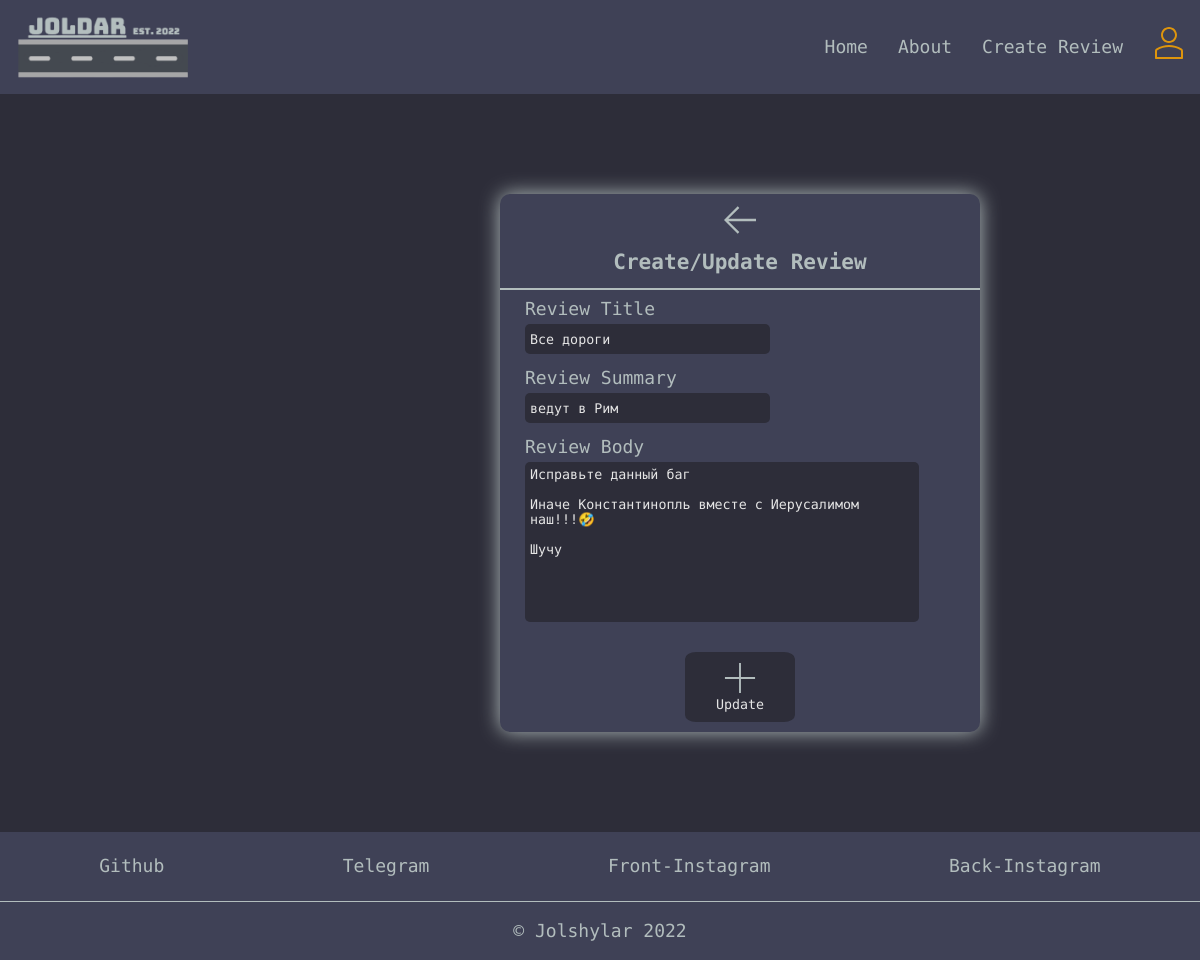
Page /update-review/17/ (signed in) on the committed database.
### base/models.py (models this page shows, shortened)
class Review(models.Model):
    title = models.CharField(max_length=200)
    summary = models.CharField(max_length=200)
    body = models.TextField()
    author = models.ForeignKey(User, on_delete=models.CASCADE)
    created = models.DateTimeField(auto_now_add=True)
    updated = models.DateTimeField(auto_now=True)
    class Meta:
        ordering = ['-updated', '-created']

### base/views.py (the view)
# urls.py: path('update-review/<str:pk>/', views.update_review, name='update-review'),
@login_required(login_url='login')
def update_review(request, pk):
    state = 'Update'
    review = Review.objects.get(id=pk)
    form = ReviewForm(instance=review)
    if request.user != review.author:
        return HttpResponse('You are not allowed here!')
    if request.method == 'POST':
        review.title = request.POST.get('title')
        review.summary = request.POST.get('summary')
        review.body = request.POST.get('body')
        review.save()
        return redirect('home')
    context = {'form': form, 'review': review, 'state': state}
    return render(request, 'base/review_form.html', context)

### base/forms.py
class ReviewForm(ModelForm):
    class Meta:
        model = Review
        fields = '__all__'
        exclude = ['author']

### base/templates/base/review_form.html (shortened to what this page needs)
{% extends 'base.html' %}
{% load static %}
{% block content %}
<main class="create-review layout">
  <div class="container">
    <div class="layout__boxer">
      <div class="layout__boxHeader">
        <div class="layout__reviewBoxTitle">
          <a href="{% url 'home' %}">
            <img src="{% static 'images/icons/arrow-left.svg' %}" />
          </a>
          <h3>Create/Update Review</h3>
        </div>
      </div>
      <div class="layout__body">
        <form class="form" action="" method="post">
          <div class="form__group">
            <label for="review_title">Review Title</label>
            {{form.title}}
          </div>
          <div class="form__group">
            <label for="review_summary">Review Summary</label>
            {{form.summary}}
          </div>
          <div class="form__group">
            <label for="review_body">Review Body</label>
            {{form.body}}
          </div>
          <div class="form__action">
            <button class="btn btn--main" type="submit">
              <img src="{% static 'images/icons/add.svg' %}" >
              <p>{{state}}</p>
            </button>
          </div>
        </form>
      </div>
    </div>
  </div>
</main>
{% endblock content %}

### static/styles/style.css (style rules this page uses)
:root { --color-main: #de950d; --color-dark: #3f4156; --color-light: #e5e5e5; --color-light-gray: #b2bdbd; --color-bg: #2d2d39; }
* { font-family: 'Roboto Mono', -apple-system, BlinkMacSystemFont, 'Segoe UI', Roboto, Oxygen, Ubuntu, Cantarell, 'Open Sans', 'Helvetica Neue', sans-serif; margin: 0; padding: 0; }
html { font-size: 62.5%; }
@media only screen and (min-width: 1200px) { html { font-size: 62.5%; } }
body { line-height: 1.6; font-weight: 400; font-size: 1.5vmax; color: var(--color-light-gray); background-color: var(--color-bg); min-height: 100vh; }
a { color: var(--color-main); text-decoration: none; }
label { margin-left: 25px; }
.form__group { display: flex; flex-direction: column; margin-bottom: 10px; }
.form__group input { margin-left: 25px; width: 50%; border-radius: 5px; color: var(--color-light); background-color: var(--color-bg); height: 30px; border: none; padding-left: 5px; }
.btn { text-align: center; border: none; width: 110px; height: 70px; margin-left: 185px; margin-top: 20px; border-radius: 10%; background-color: var(--color-bg); color: var(--color-light); }
.layout__boxer { border-radius: 10px; background: var(--color-dark); margin: 100px 500px; width: 480px; max-height: max-content; min-height: min-content; box-shadow: 0 0 20px var(--color-light-gray); padding-bottom: 10px; }
textarea { margin-left: 25px; width: 80%; border-radius: 5px; color: var(--color-light); background-color: var(--color-bg); border: none; padding: 5px; resize: none; }
.layout__reviewBoxTitle { text-align: center; margin-bottom: 5px; border-bottom: 2px solid var(--color-light-gray); padding: 10px; }

### rows in the picture
Review: title "Все дороги", summary "ведут в Рим", body "Исправьте данный баг Иначе Константинопль вместе с Иерусалимом наш!!!🤣 Шучу"

### other values in the picture
{{ state }} "Update"
